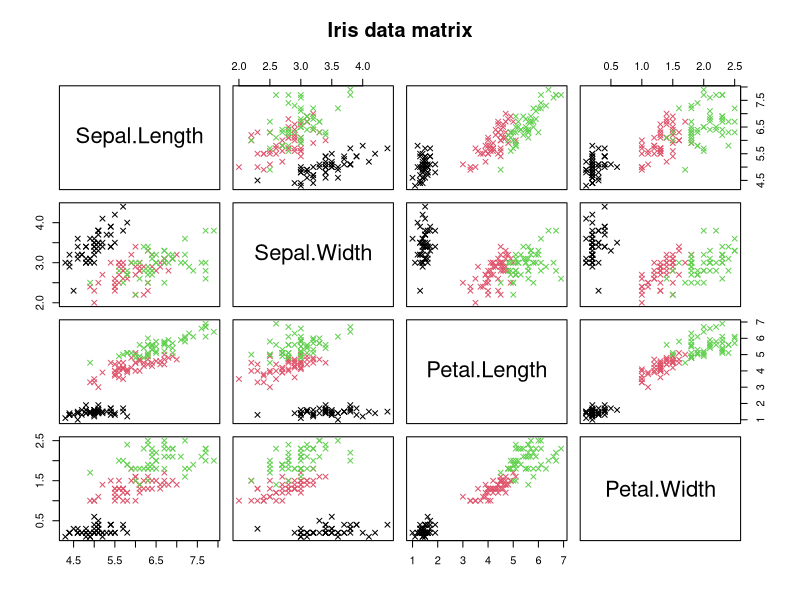
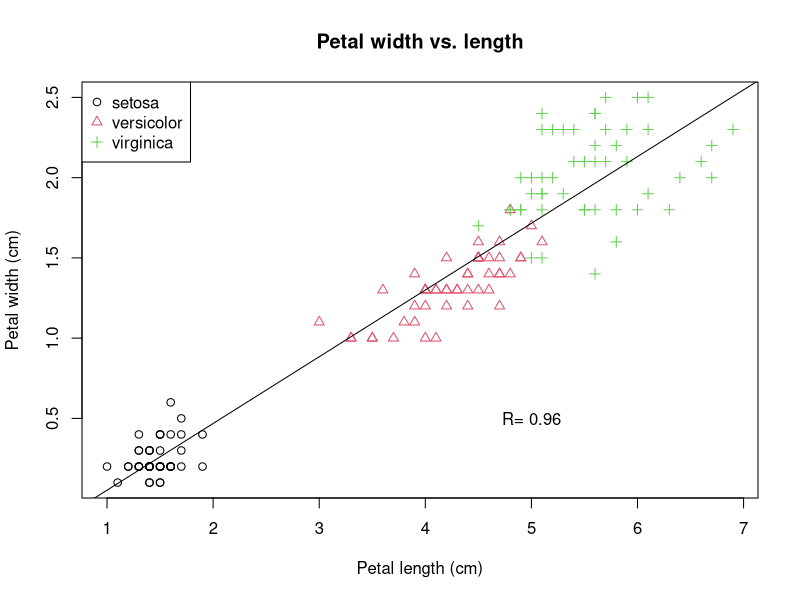

These figures' R source, in order:
## ---- chunk 1
pdf("iris_data.pdf", width = 8, height = 5)
## ---- chunk 2
setosa <- iris[iris$Species == "setosa" ,]
versicolor <- iris[iris$Species == "versicolor" ,]
virginica <- iris[iris$Species == "virginica" ,]
## ---- chunk 3
#(1)Use "setosa" to draw the plot
plot(setosa$Petal.Length, setosa$Petal.Width,
     xlab = "Petal length (cm)", ylab = 'Petal width (cm)',
     xlim = range(iris$Petal.Length), ylim = range(iris$Petal.Width), 
     main = "Petal width vs. length")

#(2)Add the other species to the plot
points(versicolor$Petal.Length, versicolor$Petal.Width, col = 2, pch = 2)
points(virginica$Petal.Length, virginica$Petal.Width,  col = 3, pch = 3)

#(3)Add legends
legend("topleft",legend = c("setosa","versicolor","virginica"), col= 1:3,pch = c(1, 2, 3) ) 

#(4)Add the text and regression line
text(5, 0.5, "R= 0.96")
fit <- lm(Petal.Width ~ Petal.Length, data = iris)
abline(fit)

dev.off()


# correlation coefficient
# r2_value <- summary(model)$r.squared
# text(5.5, 0.5, labels = paste("R = ", round(sqrt(r2_value), 2)), pos = 4)


## ---- chunk 4
pairs(iris[1:4], 
      main = "Iris data matrix",
      col = iris$Species,  
      pch = 4)            
